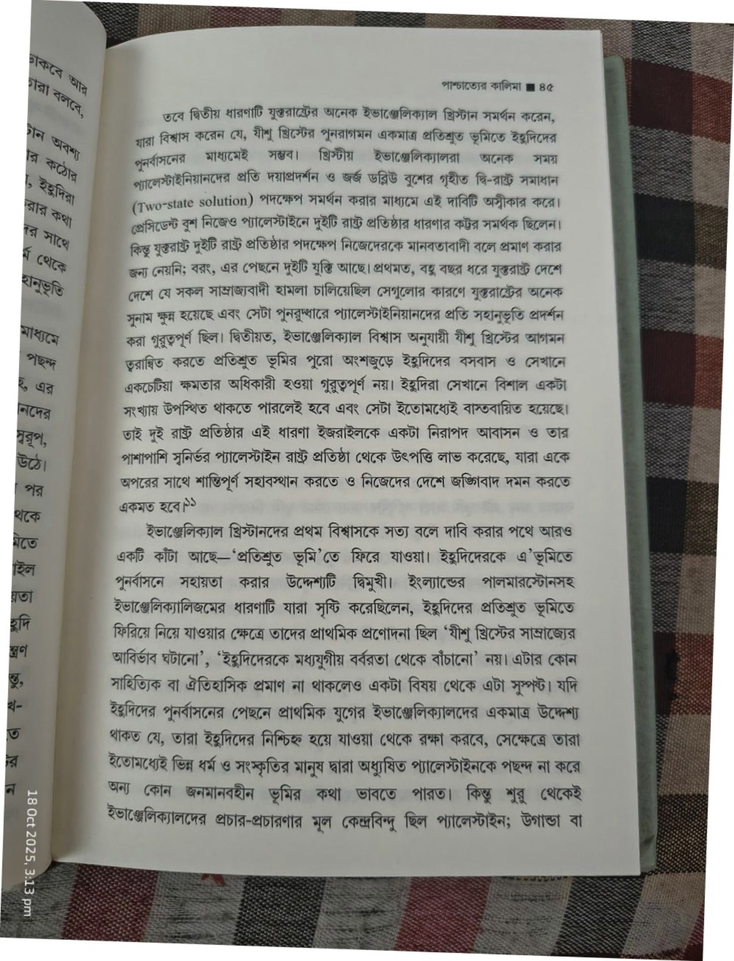
#> input picture initial/image.png, 734 x 961 px, shrunk from 1565 x 2048 before the run, found by its file name
$ python main.py
#> lines starting #> are read from the running program, lines starting #| are printed output that depends on the picture; after the words box and inside, x2 and y2 are one past the last pixel; in counts of white or black regions, pixels touching at a corner belong together
import cv2
import numpy as np

# ---------- STEP 1: Load Images ----------
original = cv2.imread(r"C:\Users\shaik\Desktop\initial\image.png")
#> original is the input picture: shape (961, 734, 3); mean B, G, R 134.3, 140, 140.7
mask = cv2.imread(r"C:\Users\shaik\Desktop\initial\image_mask.png", 0)
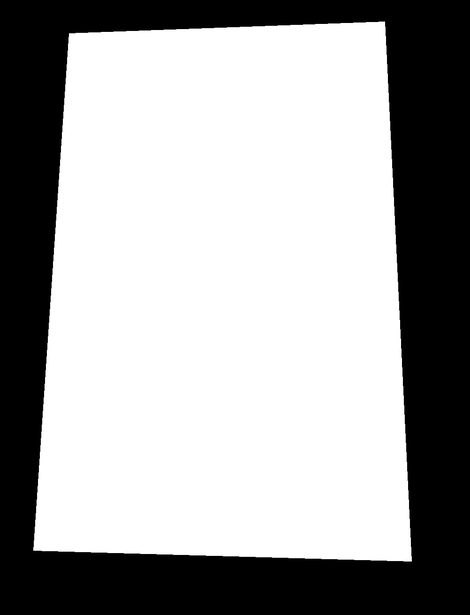
#> input picture initial/image_mask.png, 470 x 615 px, shrunk from 1002 x 1311 before the run, found by its file name
#> mask is the input picture: shape (615, 470); min 0, max 255, mean 162
print(original.shape)
#| (961, 734, 3)
print(mask.shape)
#| (615, 470)

# ---------- STEP 2: Threshold Mask ----------
_, thresh = cv2.threshold(mask, 200, 255, cv2.THRESH_BINARY)
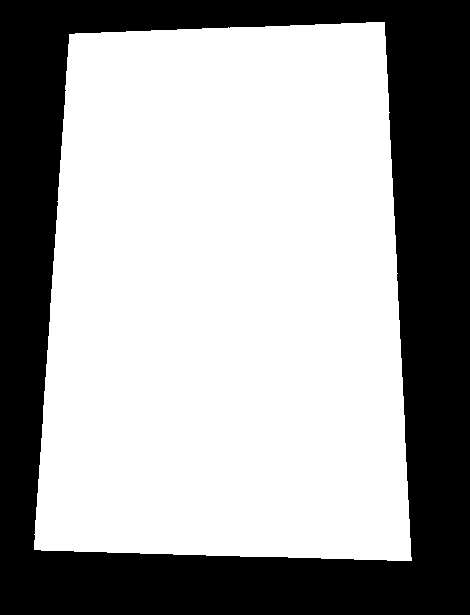
#> thresh: shape (615, 470); 63.4% white; 1 black region

# ---------- STEP 3: Get Largest Contour ----------
cnts, _ = cv2.findContours(thresh, cv2.RETR_EXTERNAL, cv2.CHAIN_APPROX_SIMPLE)
#> cnts = 1 contour; box (x1, y1, x2, y2) and area: (34, 22, 412, 561) 182246
cnt = max(cnts, key=cv2.contourArea)
#> cnt = contour of 191 points, box (x1, y1, x2, y2) (34, 22, 412, 561), area 182246

# ---------- STEP 4: Approx as Quadrilateral ----------
epsilon = 0.02 * cv2.arcLength(cnt, True)
#> epsilon = 35.7
approx = cv2.approxPolyDP(cnt, epsilon, True)
#> approx = [[384, 22], [69, 34], [34, 549], [411, 560]]

if len(approx) != 4:
    print("Mask does NOT contain a 4-sided shape ❌")
    exit()

corners = approx.reshape(4, 2).astype(np.float32)
#> corners = [[384, 22], [69, 34], [34, 549], [411, 560]]

# ---------- STEP 5: Order the corners ----------
# Helper function
def order_points(pts):
    ordered = np.zeros((4, 2), dtype="float32")

    s = pts.sum(axis=1)
#> s = [406, 103, 583, 971]
    ordered[0] = pts[np.argmin(s)]   # top-left
    ordered[2] = pts[np.argmax(s)]   # bottom-right

    diff = np.diff(pts, axis=1)
#> diff = [-362, -35, 515, 149]
    ordered[1] = pts[np.argmin(diff)]  # top-right
    ordered[3] = pts[np.argmax(diff)]  # bottom-left

    return ordered

src = order_points(corners)
#> src = [[69, 34], [384, 22], [411, 560], [34, 549]]

# ---------- STEP 6: Compute Width & Height ----------
(w, h) = (original.shape[1], original.shape[0])
#> w = 734; h = 961

dst = np.float32([
    [0, 0],
    [w-1, 0],
    [w-1, h-1],
    [0, h-1]
])
#> dst = [[0, 0], [733, 0], [733, 960], [0, 960]]

# ---------- STEP 7: Apply Perspective Transform ----------
M = cv2.getPerspectiveTransform(src, dst)
#> M = [[2.49, 0.169, -177.3], [0.0869, 2.28, -83.58], [0.000148, 0.000393, 1]]
warped = cv2.warpPerspective(original, M, (w, h))
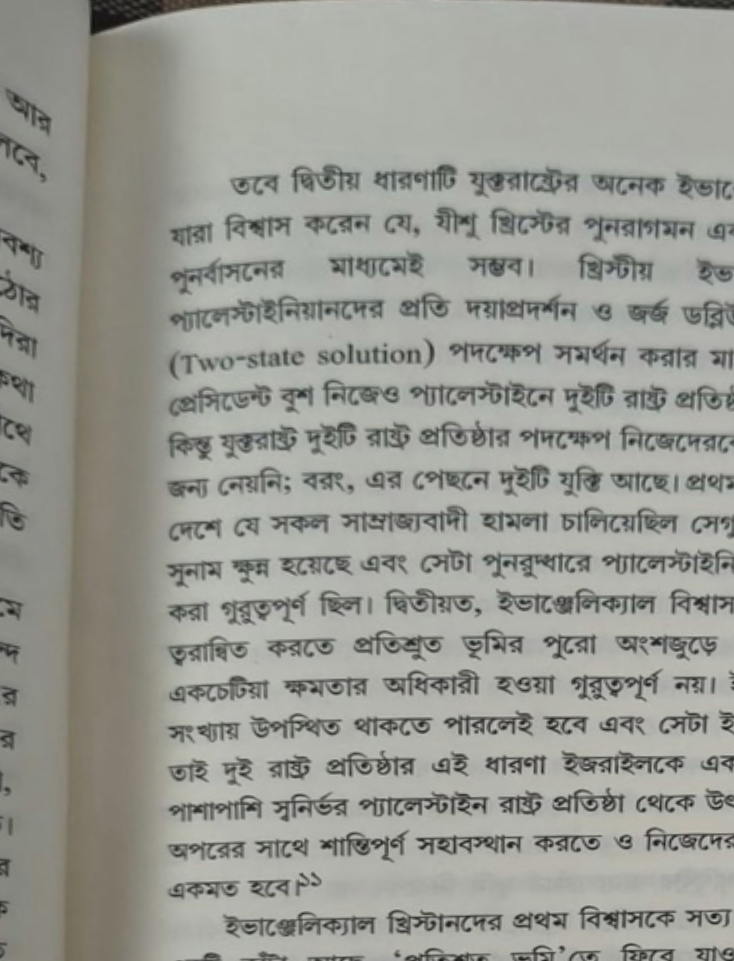
#> warped: shape (961, 734, 3); mean B, G, R 147.3, 154.2, 153.2

# ---------- STEP 8: Save Output ----------
cv2.imwrite("corrected_output.jpg", warped)

print("Saved corrected_output.jpg")
